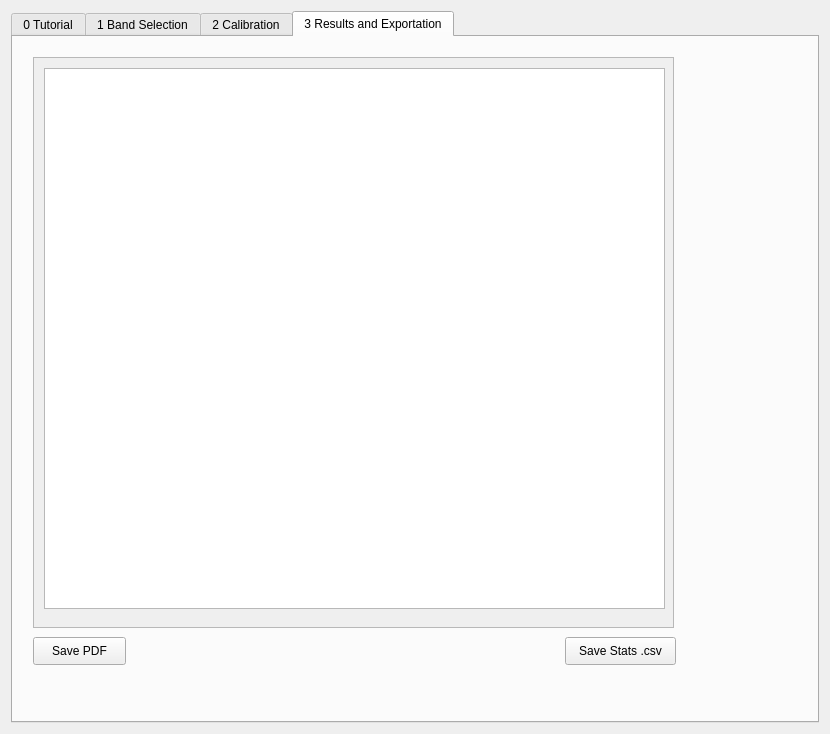
<?xml version="1.0" encoding="UTF-8"?>
<ui version="4.0">
 <class>Corr_RadDialogBase</class>
 <widget class="QDialog" name="Corr_RadDialogBase">
  <property name="geometry">
   <rect>
    <x>0</x>
    <y>0</y>
    <width>830</width>
    <height>734</height>
   </rect>
  </property>
  <property name="windowTitle">
   <string>CORRFox</string>
  </property>
  <layout class="QGridLayout" name="gridLayout">
   <item row="0" column="0">
    <widget class="QTabWidget" name="tabWidget">
     <property name="enabled">
      <bool>true</bool>
     </property>
     <property name="font">
      <font>
       <kerning>true</kerning>
      </font>
     </property>
     <property name="currentIndex">
      <number>3</number>
     </property>
     <widget class="QWidget" name="tab_apresentacao">
      <attribute name="title">
       <string>0 Tutorial</string>
      </attribute>
      <widget class="QLabel" name="label_9">
       <property name="geometry">
        <rect>
         <x>30</x>
         <y>210</y>
         <width>781</width>
         <height>441</height>
        </rect>
       </property>
       <property name="text">
        <string>&lt;html&gt;&lt;head/&gt;&lt;body&gt;&lt;h1 align=&quot;center&quot; style=&quot; margin-top:18px; margin-bottom:12px; margin-left:0px; margin-right:0px; -qt-block-indent:0; text-indent:0px;&quot;&gt;&lt;span style=&quot; font-size:xx-large; font-weight:600;&quot;&gt;Welcome to Corr. FOX&lt;/span&gt;&lt;/h1&gt;&lt;p align=&quot;justify&quot;&gt;The Corr. FOX plugin was designed to perform radiometric band calibration, specifically tailored for multispectral cameras mounted on drones&lt;/p&gt;&lt;p align=&quot;justify&quot;&gt;or Remotely Piloted Aircraft (RPAs) and field panels, utilizing the Empirical Line method.&lt;/p&gt;&lt;p align=&quot;justify&quot;&gt;&lt;br/&gt;&lt;/p&gt;&lt;p align=&quot;justify&quot;&gt;&lt;span style=&quot; font-weight:600;&quot;&gt;Primary Goal:&lt;/span&gt; To convert Digital Number (DN) images into absolute reflectance values (ranging from 0.0 to 1.0) based on known ground calibration targets,&lt;/p&gt;&lt;p align=&quot;justify&quot;&gt;such as calibration panels or homogeneous surfaces.&lt;/p&gt;&lt;p align=&quot;justify&quot;&gt;&lt;br/&gt;&lt;/p&gt;&lt;p align=&quot;justify&quot;&gt;&lt;span style=&quot; font-weight:600;&quot;&gt;Standard Workflow:&lt;/span&gt;&lt;/p&gt;&lt;p align=&quot;justify&quot;&gt;&lt;br/&gt;&lt;/p&gt;&lt;ul style=&quot;margin-top: 0px; margin-bottom: 0px; margin-left: 0px; margin-right: 0px; -qt-list-indent: 1;&quot;&gt;&lt;li align=&quot;justify&quot; style=&quot; margin-top:12px; margin-bottom:12px; margin-left:0px; margin-right:0px; -qt-block-indent:0; text-indent:0px;&quot;&gt;&lt;span style=&quot; font-weight:600;&quot;&gt;Setup:&lt;/span&gt; Link the raster images to their corresponding bands or select the directory where the files are stored.&lt;/li&gt;&lt;li align=&quot;justify&quot; style=&quot; margin-top:12px; margin-bottom:12px; margin-left:0px; margin-right:0px; -qt-block-indent:0; text-indent:0px;&quot;&gt;&lt;span style=&quot; font-weight:600;&quot;&gt;Sampling:&lt;/span&gt; Use the interactive tools to delineate the calibration panels/targets directly on the map.&lt;/li&gt;&lt;li align=&quot;justify&quot; style=&quot; margin-top:12px; margin-bottom:12px; margin-left:0px; margin-right:0px; -qt-block-indent:0; text-indent:0px;&quot;&gt;&lt;span style=&quot; font-weight:600;&quot;&gt;Reflectance Input:&lt;/span&gt; Enter the known reflectance values for the targets (either manually or by importing a TXT/CSV file).&lt;/li&gt;&lt;li align=&quot;justify&quot; style=&quot; margin-top:12px; margin-bottom:12px; margin-left:0px; margin-right:0px; -qt-block-indent:0; text-indent:0px;&quot;&gt;&lt;span style=&quot; font-weight:600;&quot;&gt;Calibration:&lt;/span&gt; Execute the process to calculate the band-specific equations and generate the newly corrected raster layers directly within your project.&lt;/li&gt;&lt;li align=&quot;justify&quot; style=&quot; margin-top:12px; margin-bottom:12px; margin-left:0px; margin-right:0px; -qt-block-indent:0; text-indent:0px;&quot;&gt;&lt;span style=&quot; font-weight:600;&quot;&gt;Export:&lt;/span&gt; Save your visual reports (PDF) alongside your tabular and spatial data (CSV/SHP).&lt;/li&gt;&lt;/ul&gt;&lt;/body&gt;&lt;/html&gt;</string>
       </property>
      </widget>
      <widget class="QPushButton" name="btnComecar">
       <property name="geometry">
        <rect>
         <x>300</x>
         <y>660</y>
         <width>201</width>
         <height>21</height>
        </rect>
       </property>
       <property name="text">
        <string>Start!</string>
       </property>
      </widget>
      <widget class="QLabel" name="lblIconePlugin">
       <property name="geometry">
        <rect>
         <x>10</x>
         <y>10</y>
         <width>741</width>
         <height>221</height>
        </rect>
       </property>
       <property name="maximumSize">
        <size>
         <width>741</width>
         <height>221</height>
        </size>
       </property>
       <property name="text">
        <string/>
       </property>
      </widget>
     </widget>
     <widget class="QWidget" name="tab_config">
      <attribute name="title">
       <string>1 Band Selection</string>
      </attribute>
      <widget class="QGroupBox" name="Bandas_2">
       <property name="geometry">
        <rect>
         <x>10</x>
         <y>60</y>
         <width>641</width>
         <height>211</height>
        </rect>
       </property>
       <property name="font">
        <font>
         <pointsize>8</pointsize>
         <kerning>true</kerning>
        </font>
       </property>
       <property name="title">
        <string>Bands Directory</string>
       </property>
       <widget class="QLabel" name="lblBlue">
        <property name="geometry">
         <rect>
          <x>30</x>
          <y>110</y>
          <width>61</width>
          <height>31</height>
         </rect>
        </property>
        <property name="font">
         <font>
          <pointsize>8</pointsize>
          <kerning>true</kerning>
         </font>
        </property>
        <property name="text">
         <string>BLUE (.tif)</string>
        </property>
       </widget>
       <widget class="QLabel" name="lblGreen">
        <property name="geometry">
         <rect>
          <x>20</x>
          <y>86</y>
          <width>71</width>
          <height>20</height>
         </rect>
        </property>
        <property name="font">
         <font>
          <pointsize>8</pointsize>
          <kerning>true</kerning>
         </font>
        </property>
        <property name="text">
         <string>GREEN (.tif)</string>
        </property>
       </widget>
       <widget class="QLabel" name="lblRed">
        <property name="geometry">
         <rect>
          <x>40</x>
          <y>60</y>
          <width>45</width>
          <height>13</height>
         </rect>
        </property>
        <property name="font">
         <font>
          <pointsize>8</pointsize>
          <kerning>true</kerning>
         </font>
        </property>
        <property name="text">
         <string>RED (.tif)</string>
        </property>
       </widget>
       <widget class="QLabel" name="lblRedEdge">
        <property name="geometry">
         <rect>
          <x>0</x>
          <y>140</y>
          <width>91</width>
          <height>31</height>
         </rect>
        </property>
        <property name="font">
         <font>
          <pointsize>8</pointsize>
          <kerning>true</kerning>
         </font>
        </property>
        <property name="text">
         <string>RED EDGE (.tif)</string>
        </property>
       </widget>
       <widget class="QLabel" name="lblNir">
        <property name="geometry">
         <rect>
          <x>40</x>
          <y>169</y>
          <width>51</width>
          <height>31</height>
         </rect>
        </property>
        <property name="font">
         <font>
          <pointsize>8</pointsize>
          <kerning>true</kerning>
         </font>
        </property>
        <property name="text">
         <string>NIR (.tif)</string>
        </property>
       </widget>
       <widget class="QPushButton" name="btnNir">
        <property name="geometry">
         <rect>
          <x>570</x>
          <y>180</y>
          <width>31</width>
          <height>21</height>
         </rect>
        </property>
        <property name="text">
         <string>...</string>
        </property>
       </widget>
       <widget class="QPushButton" name="btnRedEdge">
        <property name="geometry">
         <rect>
          <x>570</x>
          <y>150</y>
          <width>31</width>
          <height>20</height>
         </rect>
        </property>
        <property name="text">
         <string>...</string>
        </property>
       </widget>
       <widget class="QPushButton" name="btnRed">
        <property name="geometry">
         <rect>
          <x>570</x>
          <y>60</y>
          <width>31</width>
          <height>21</height>
         </rect>
        </property>
        <property name="text">
         <string>...</string>
        </property>
       </widget>
       <widget class="QPushButton" name="btnGreen">
        <property name="geometry">
         <rect>
          <x>570</x>
          <y>90</y>
          <width>31</width>
          <height>21</height>
         </rect>
        </property>
        <property name="text">
         <string>...</string>
        </property>
       </widget>
       <widget class="QPushButton" name="btnBlue">
        <property name="geometry">
         <rect>
          <x>570</x>
          <y>120</y>
          <width>31</width>
          <height>21</height>
         </rect>
        </property>
        <property name="text">
         <string>...</string>
        </property>
       </widget>
       <widget class="QComboBox" name="cbRed">
        <property name="geometry">
         <rect>
          <x>100</x>
          <y>60</y>
          <width>461</width>
          <height>16</height>
         </rect>
        </property>
       </widget>
       <widget class="QComboBox" name="cbGreen">
        <property name="geometry">
         <rect>
          <x>100</x>
          <y>90</y>
          <width>461</width>
          <height>16</height>
         </rect>
        </property>
       </widget>
       <widget class="QComboBox" name="cbBlue">
        <property name="geometry">
         <rect>
          <x>100</x>
          <y>120</y>
          <width>461</width>
          <height>16</height>
         </rect>
        </property>
       </widget>
       <widget class="QComboBox" name="cbRedEdge">
        <property name="geometry">
         <rect>
          <x>100</x>
          <y>150</y>
          <width>461</width>
          <height>16</height>
         </rect>
        </property>
       </widget>
       <widget class="QComboBox" name="cbNir">
        <property name="geometry">
         <rect>
          <x>100</x>
          <y>180</y>
          <width>461</width>
          <height>16</height>
         </rect>
        </property>
       </widget>
      </widget>
      <widget class="QPushButton" name="btnProximo">
       <property name="geometry">
        <rect>
         <x>280</x>
         <y>650</y>
         <width>93</width>
         <height>28</height>
        </rect>
       </property>
       <property name="font">
        <font>
         <pointsize>9</pointsize>
         <kerning>true</kerning>
        </font>
       </property>
       <property name="text">
        <string>Next</string>
       </property>
      </widget>
      <widget class="QGroupBox" name="groupBox">
       <property name="geometry">
        <rect>
         <x>20</x>
         <y>310</y>
         <width>621</width>
         <height>301</height>
        </rect>
       </property>
       <property name="title">
        <string>Target Selection and Plaque Configuration</string>
       </property>
       <widget class="QLabel" name="label_3">
        <property name="geometry">
         <rect>
          <x>10</x>
          <y>30</y>
          <width>161</width>
          <height>16</height>
         </rect>
        </property>
        <property name="text">
         <string>Select Calibration Target:</string>
        </property>
       </widget>
       <widget class="QTableWidget" name="tabelaPontos">
        <property name="geometry">
         <rect>
          <x>10</x>
          <y>70</y>
          <width>591</width>
          <height>192</height>
         </rect>
        </property>
       </widget>
       <widget class="QPushButton" name="btnLimparAlvos">
        <property name="geometry">
         <rect>
          <x>520</x>
          <y>270</y>
          <width>81</width>
          <height>21</height>
         </rect>
        </property>
        <property name="font">
         <font>
          <pointsize>8</pointsize>
          <kerning>true</kerning>
         </font>
        </property>
        <property name="text">
         <string>Reset All</string>
        </property>
       </widget>
       <widget class="QPushButton" name="btnMarcarAlvo">
        <property name="geometry">
         <rect>
          <x>140</x>
          <y>30</y>
          <width>25</width>
          <height>25</height>
         </rect>
        </property>
        <property name="minimumSize">
         <size>
          <width>25</width>
          <height>25</height>
         </size>
        </property>
        <property name="maximumSize">
         <size>
          <width>25</width>
          <height>25</height>
         </size>
        </property>
        <property name="text">
         <string/>
        </property>
       </widget>
       <widget class="QPushButton" name="btnSalvarShp">
        <property name="geometry">
         <rect>
          <x>10</x>
          <y>270</y>
          <width>131</width>
          <height>23</height>
         </rect>
        </property>
        <property name="font">
         <font>
          <pointsize>8</pointsize>
          <kerning>true</kerning>
         </font>
        </property>
        <property name="text">
         <string>Export Targets (.shp)</string>
        </property>
       </widget>
       <widget class="QPushButton" name="btnMarcarAlvoVertices">
        <property name="geometry">
         <rect>
          <x>180</x>
          <y>30</y>
          <width>25</width>
          <height>25</height>
         </rect>
        </property>
        <property name="minimumSize">
         <size>
          <width>25</width>
          <height>25</height>
         </size>
        </property>
        <property name="maximumSize">
         <size>
          <width>25</width>
          <height>25</height>
         </size>
        </property>
        <property name="text">
         <string/>
        </property>
       </widget>
       <widget class="QPushButton" name="btnMarcarAlvoPonto">
        <property name="geometry">
         <rect>
          <x>220</x>
          <y>30</y>
          <width>25</width>
          <height>25</height>
         </rect>
        </property>
        <property name="minimumSize">
         <size>
          <width>25</width>
          <height>25</height>
         </size>
        </property>
        <property name="maximumSize">
         <size>
          <width>25</width>
          <height>25</height>
         </size>
        </property>
        <property name="text">
         <string/>
        </property>
       </widget>
      </widget>
      <widget class="QLabel" name="label">
       <property name="geometry">
        <rect>
         <x>10</x>
         <y>10</y>
         <width>591</width>
         <height>41</height>
        </rect>
       </property>
       <property name="text">
        <string>                                                                    STEP 1: Choose the bands for Calibration</string>
       </property>
      </widget>
      <widget class="QLabel" name="label_2">
       <property name="geometry">
        <rect>
         <x>30</x>
         <y>270</y>
         <width>591</width>
         <height>41</height>
        </rect>
       </property>
       <property name="text">
        <string>                                                               STEP 2: Mark Target Reference for calibration</string>
       </property>
      </widget>
     </widget>
     <widget class="QWidget" name="tab_alvos">
      <attribute name="title">
       <string>2 Calibration</string>
      </attribute>
      <widget class="QGroupBox" name="groupBox_3">
       <property name="geometry">
        <rect>
         <x>30</x>
         <y>30</y>
         <width>621</width>
         <height>361</height>
        </rect>
       </property>
       <property name="font">
        <font>
         <pointsize>8</pointsize>
         <kerning>true</kerning>
        </font>
       </property>
       <property name="title">
        <string>STEP 3: Plaque Reflectance Data</string>
       </property>
       <widget class="QLabel" name="lbSaveSHP_2">
        <property name="geometry">
         <rect>
          <x>20</x>
          <y>20</y>
          <width>481</width>
          <height>61</height>
         </rect>
        </property>
        <property name="font">
         <font>
          <pointsize>7</pointsize>
          <italic>true</italic>
          <kerning>true</kerning>
         </font>
        </property>
        <property name="text">
         <string>The file (.txt or .csv) must have the format: BAND;PLATE;VALUE.
The plate name in the file must correspond to what was entered in the previous step 
(e.g.: &quot;dark&quot; is recognized in &quot;Dark Plate&quot;).</string>
        </property>
       </widget>
       <widget class="QTableWidget" name="tabelaReflectancias">
        <property name="geometry">
         <rect>
          <x>20</x>
          <y>110</y>
          <width>581</width>
          <height>201</height>
         </rect>
        </property>
       </widget>
       <widget class="QPushButton" name="btnImportarReflectancias">
        <property name="geometry">
         <rect>
          <x>20</x>
          <y>80</y>
          <width>101</width>
          <height>28</height>
         </rect>
        </property>
        <property name="font">
         <font>
          <pointsize>8</pointsize>
          <kerning>true</kerning>
         </font>
        </property>
        <property name="text">
         <string>Import Values</string>
        </property>
       </widget>
       <widget class="QPushButton" name="btnLimparTabela2">
        <property name="geometry">
         <rect>
          <x>510</x>
          <y>320</y>
          <width>91</width>
          <height>28</height>
         </rect>
        </property>
        <property name="font">
         <font>
          <pointsize>8</pointsize>
          <kerning>true</kerning>
         </font>
        </property>
        <property name="text">
         <string>Reset Values</string>
        </property>
       </widget>
       <widget class="QPushButton" name="btnExportarReflectancias">
        <property name="geometry">
         <rect>
          <x>20</x>
          <y>320</y>
          <width>251</width>
          <height>28</height>
         </rect>
        </property>
        <property name="font">
         <font>
          <pointsize>8</pointsize>
          <kerning>true</kerning>
         </font>
        </property>
        <property name="text">
         <string>Export Reflectance Values Configurations</string>
        </property>
       </widget>
      </widget>
      <widget class="QGroupBox" name="groupBox_4">
       <property name="geometry">
        <rect>
         <x>30</x>
         <y>440</y>
         <width>621</width>
         <height>111</height>
        </rect>
       </property>
       <property name="title">
        <string>STEP 4: Regression Generation</string>
       </property>
       <widget class="QComboBox" name="cbTipoRegressao">
        <property name="geometry">
         <rect>
          <x>170</x>
          <y>60</y>
          <width>361</width>
          <height>22</height>
         </rect>
        </property>
        <item>
         <property name="text">
          <string>Empirical Line Method (ELM) (Y = a*X + b)</string>
         </property>
        </item>
        <item>
         <property name="text">
          <string>Empirical Line Method (ELM) Force Zero (Y = a*X))</string>
         </property>
        </item>
       </widget>
       <widget class="QLabel" name="label_4">
        <property name="geometry">
         <rect>
          <x>20</x>
          <y>60</y>
          <width>111</width>
          <height>16</height>
         </rect>
        </property>
        <property name="text">
         <string>Regression Type:</string>
        </property>
       </widget>
      </widget>
      <widget class="QPushButton" name="btnCalcularCalibracao">
       <property name="geometry">
        <rect>
         <x>250</x>
         <y>610</y>
         <width>191</width>
         <height>28</height>
        </rect>
       </property>
       <property name="text">
        <string>Run Radiometric Correction</string>
       </property>
      </widget>
     </widget>
     <widget class="QWidget" name="resultsandexportation">
      <attribute name="title">
       <string>3 Results and Exportation</string>
      </attribute>
      <widget class="QScrollArea" name="scrollResultados">
       <property name="geometry">
        <rect>
         <x>20</x>
         <y>20</y>
         <width>641</width>
         <height>571</height>
        </rect>
       </property>
       <property name="widgetResizable">
        <bool>true</bool>
       </property>
       <widget class="QWidget" name="scrollAreaWidgetContents">
        <property name="geometry">
         <rect>
          <x>0</x>
          <y>0</y>
          <width>639</width>
          <height>569</height>
         </rect>
        </property>
        <widget class="QTextEdit" name="txt_summary">
         <property name="geometry">
          <rect>
           <x>10</x>
           <y>10</y>
           <width>621</width>
           <height>541</height>
          </rect>
         </property>
         <property name="readOnly">
          <bool>true</bool>
         </property>
        </widget>
        <widget class="QWidget" name="verticalLayoutWidget">
         <property name="geometry">
          <rect>
           <x>29</x>
           <y>19</y>
           <width>591</width>
           <height>81</height>
          </rect>
         </property>
         <layout class="QVBoxLayout" name="verticalLayout"/>
        </widget>
       </widget>
      </widget>
      <widget class="QPushButton" name="btn_export_pdf">
       <property name="geometry">
        <rect>
         <x>20</x>
         <y>600</y>
         <width>93</width>
         <height>28</height>
        </rect>
       </property>
       <property name="text">
        <string>Save PDF</string>
       </property>
      </widget>
      <widget class="QPushButton" name="btn_export_csv">
       <property name="geometry">
        <rect>
         <x>552</x>
         <y>600</y>
         <width>111</width>
         <height>28</height>
        </rect>
       </property>
       <property name="text">
        <string>Save Stats .csv</string>
       </property>
      </widget>
     </widget>
    </widget>
   </item>
  </layout>
 </widget>
 <resources/>
 <connections/>
</ui>
